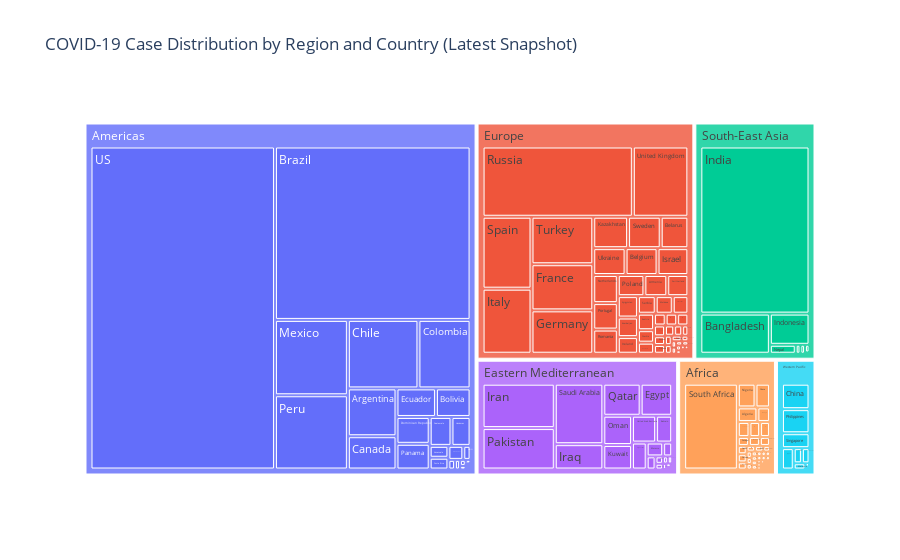

Notebook cell for this chart:
### Markdown cell above
This plot shows the case fatality ratio (deaths per 100 confirmed cases) over time for each WHO region.

### Code cell
import plotly.express as px

latest = df.sort_values("Date").groupby("Country/Region").tail(1)

fig = px.treemap(
    latest,
    path=["WHO Region", "Country/Region"],
    values="Confirmed",
    hover_data={"Confirmed": ":,"},
    title="COVID-19 Case Distribution by Region and Country (Latest Snapshot)"
)
fig.show()

### Figure 1 — Plotly figure (JSON) as saved in the notebook; plotly's stock layout.template omitted (floating-point values rounded to 4 significant figures; data arrays with more than 128 entries replaced by an {"elided": "..."} marker saying what was removed)
{"data": [{"branchvalues": "total", "customdata": {"elided": "193x1 float values"}, "domain": {"x": [0, 1], "y": [0, 1]}, "hovertemplate": "labels=%{label}<br>Confirmed=%{customdata[0]:,}<br>parent=%{parent}<br>id=%{id}<extra></extra>", "ids": {"elided": "193 str values"}, "labels": {"elided": "193 str values"}, "name": "", "parents": {"elided": "193 str values"}, "type": "treemap", "values": {"elided": "193 float values"}}], "layout": {"legend": {"tracegroupgap": 0}, "title": {"text": "COVID-19 Case Distribution by Region and Country (Latest Snapshot)"}}}
